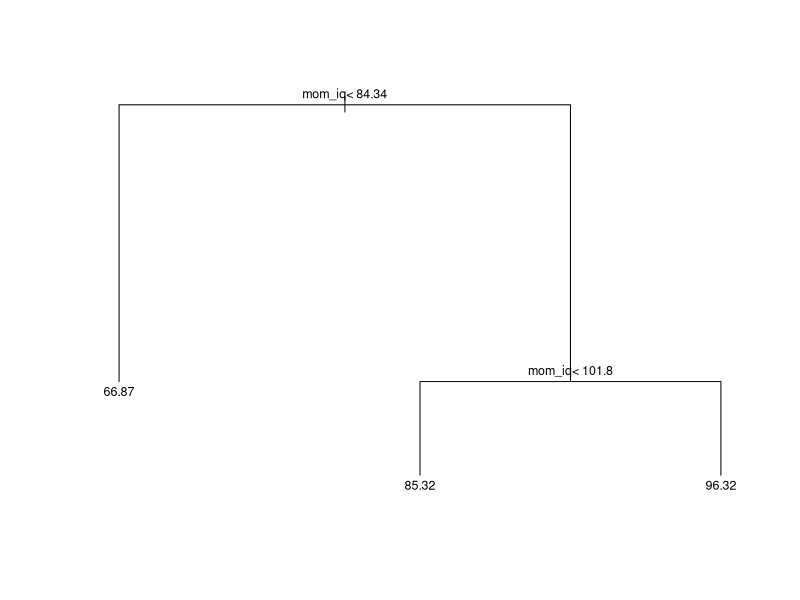
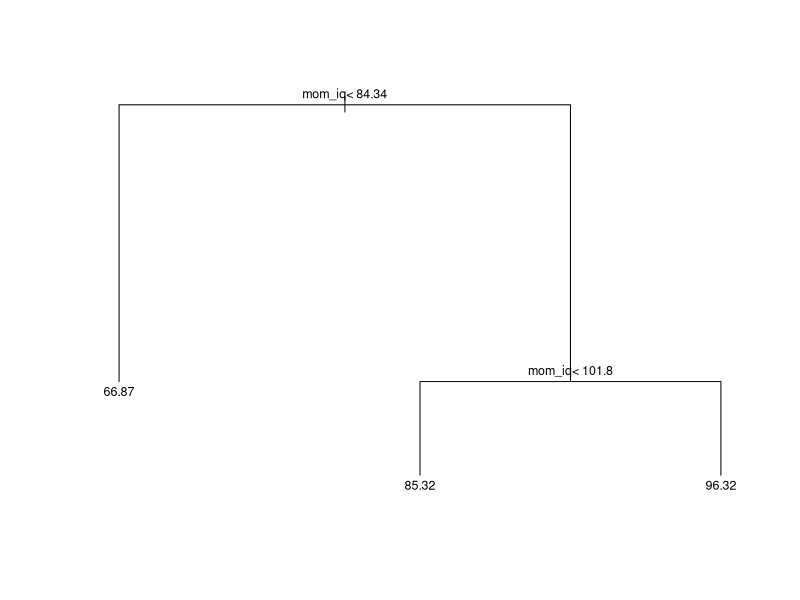
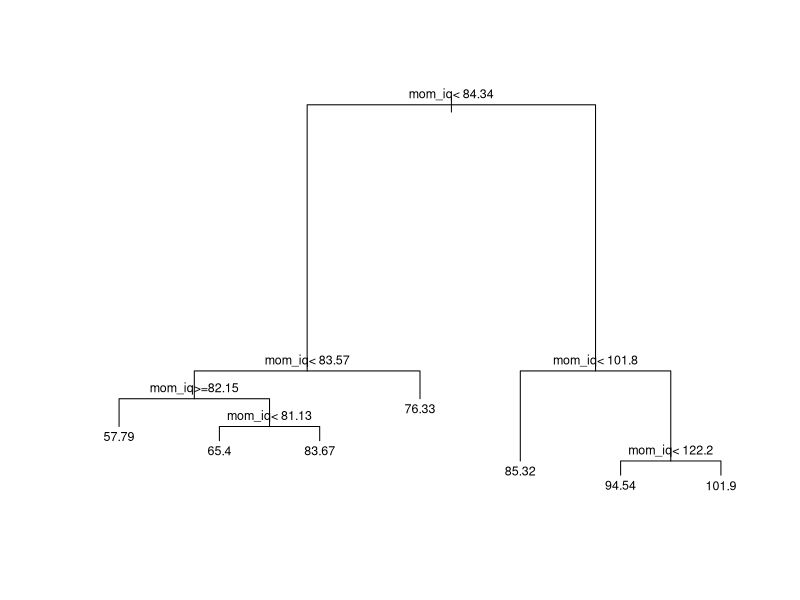
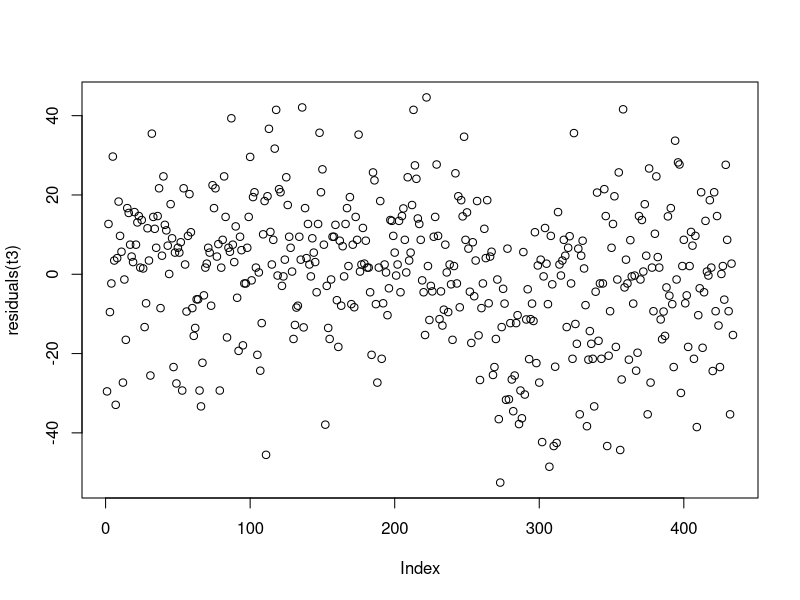
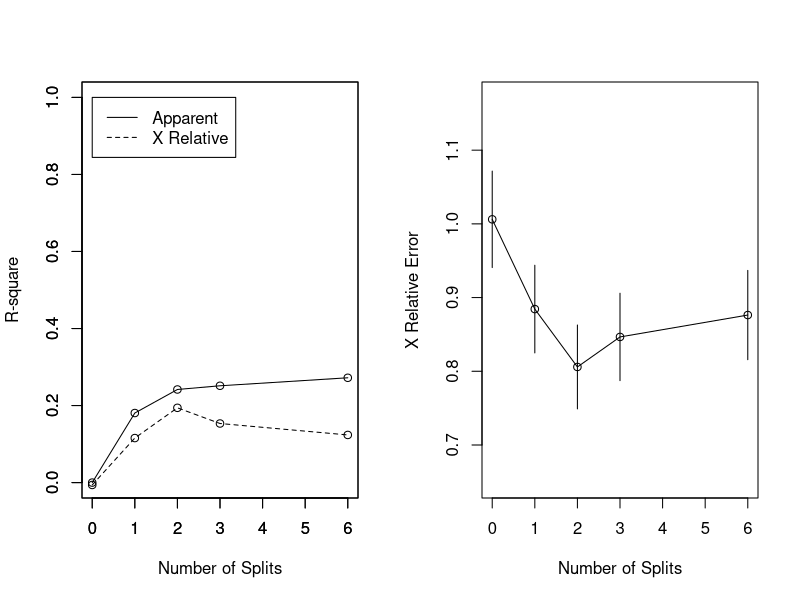
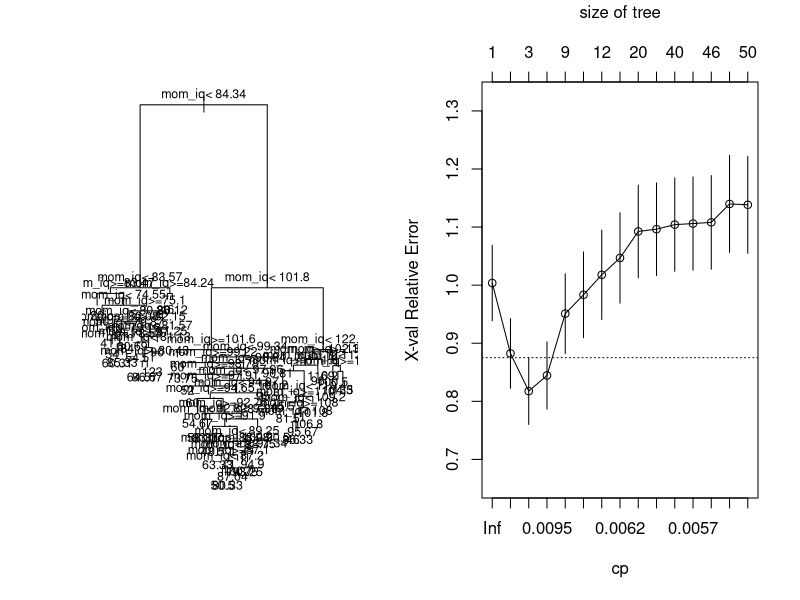
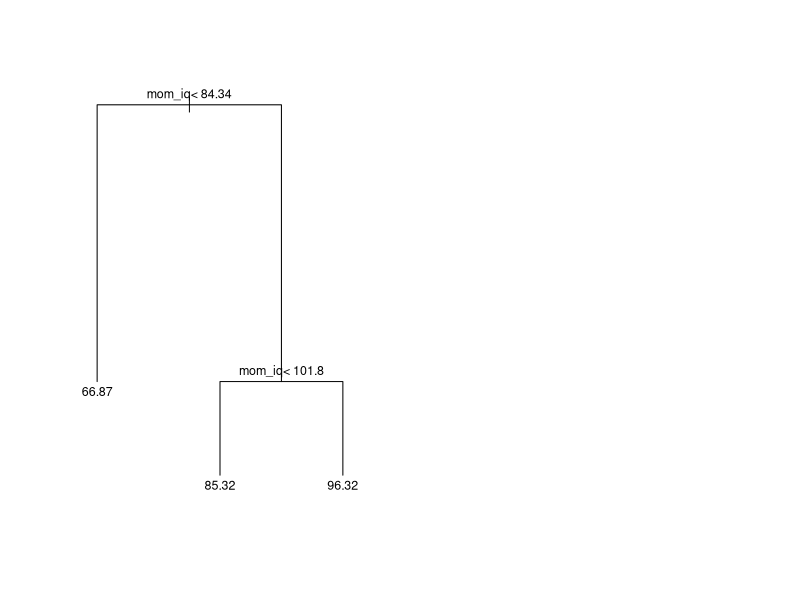

Source code (R) for these figures, in order:
## ---- chunk 1
library(rpart)
d = read.csv('datos/kidiq.csv')
## ---- chunk 2
# method = "anova" para modelos de regresion
t1 = rpart(kid_score ~ mom_iq, data = d, method = "anova")
## ---- chunk 3
plot(t1, margin = 0.02)
text(t1, cex = 0.75)
## ---- chunk 4
print(t1)
## ---- chunk 5
(yp_root = mean(d$kid_score))
## ---- chunk 6
( deviance_root = sum( (d$kid_score - yp_root)^2 ) )
## ---- chunk 7
d3 = d[d$mom_iq >= 84.33641,]
## ---- chunk 8
(yp_3 = mean(d3$kid_score))
## ---- chunk 9
( deviance_3 = sum( (d3$kid_score - yp_3)^2 ) )
## ---- chunk 10
t2 = rpart(kid_score ~ mom_iq, data = d, method = "anova",
    control = rpart.control(minsplit = 10, minbucket = 5, cp = 0.05))
plot(t2, margin = 0.02)
text(t2, cex=.75)
## ---- chunk 11
print(t2)
## ---- chunk 12
(118793.70 - 58829.52 - 48941.98)/180386.20
## ---- chunk 13
t3 = rpart(kid_score ~ mom_iq, data = d, method = "anova",
    control = rpart.control(minsplit = 10, minbucket = 5, cp = 0.0069))
plot(t3, margin = 0.02)
text(t3, cex=.75)
## ---- chunk 14
print(t3)
## ---- chunk 15
(48941.980 - 38970.810 - 8230.786)/180386.200
## ---- chunk 16
plot(residuals(t3))
## ---- chunk 17
par(mfrow = c(1,2))
rsq.rpart(t3)
## ---- chunk 18
t4 = rpart(kid_score ~ mom_iq, data = d, method = "anova",
    control = rpart.control(minsplit = 2, cp = 0.005))
plot(t4, margin = 0.02)
text(t4, cex=.75)
## ---- chunk 19
t4_printcp = printcp(t4) # lo guardamos en una variable para utilizarlo despues
## ---- chunk 20
plotcp(t4)
## ---- chunk 21
(t4_cp = t4_printcp[3,"CP"])
## ---- chunk 22
t4_prune = prune(t4, cp = t4_cp)
plot(t4_prune, margin = 0.02)
text(t4_prune, cex=.75)
## ---- chunk 23
xp = data.frame(mom_iq = 95)
predict(t4_prune, newdata = xp)
